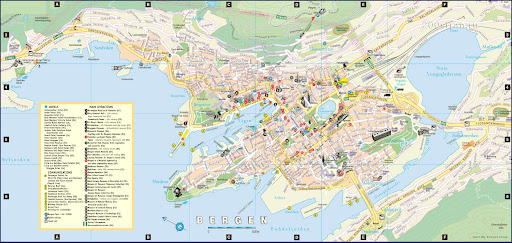
#> input picture Python program/NyBergen.jpg, 512 x 243 px
$ python Del2.py
#> lines starting #> are read from the running program, lines starting #| are printed output that depends on the picture
import math
import numpy as np
import matplotlib.pyplot as plt
from matplotlib.widgets import Slider, RadioButtons
import matplotlib.image as mpimg
import matplotlib.patches as mpatches
import random
from random import randint

# Generer tilfeldig data for et år
def GenereateRandomYearDataList(intencity: float, seed: int = 0) -> list[int]:
#> called with intencity = 1, seed = 2
    if seed != 0:
        random.seed(seed)
    centervals = [200, 150, 100, 75, 75, 75, 50, 75, 100, 150, 200, 250, 300]
    centervals = [x * intencity for x in centervals]
    nox = centervals[0]
    inc = True
    noxList = []
    for index in range(1, 365):
        if randint(1, 100) > 50:
            inc = not inc
        center = centervals[int(index / 30)]
        dx = min(5, max(0.2, nox / center))
        nox = nox + randint(1, 5) / dx if inc else nox - randint(1, 5) * dx
        nox = max(15, nox)
        noxList.append(nox)
    return noxList

# Initialiser data og parametere
days_per_quarter = 90
kron_nox_year = GenereateRandomYearDataList(intencity=1.0, seed=2)
nord_nox_year = GenereateRandomYearDataList(intencity=.3, seed=1)
days_interval = (1, days_per_quarter)
marked_point = (0, 0)

# Sett scroll_start til 1
scroll_start = 1

# Lag figur og akser
fig = plt.figure(figsize=(13, 5))
axNok = fig.add_axes((0.05, 0.1, 0.45, 0.8))
axBergen = fig.add_axes((0.5, 0.1, 0.45, 0.8))

coordinates_Nordnes = (30, 120)
coordinates_Kronstad = (1300, 1400)

# Beregn gjennomsnittsverdi
def calculate_average(data):
    return sum(data) / len(data) if data else 0

# Kalkuler NOX-verdi basert på to målestasjoner
def CalcPointValue(valN, valK):
    distNordnes = math.dist(coordinates_Nordnes, marked_point)
    distKronstad = math.dist(coordinates_Kronstad, marked_point)
    distNordnesKronstad = math.dist(coordinates_Nordnes, coordinates_Kronstad)
    val = (1 - distKronstad / (distKronstad + distNordnes)) * valK + \
          (1 - distNordnes / (distKronstad + distNordnes)) * valN
    val = val * (distNordnesKronstad / (distNordnes + distKronstad)) ** 50
    return val

# Tegner kartet med sirkler på stasjonene
def draw_circles_stations():
    circle = mpatches.Circle((90, 30), 10, color='blue')
    axBergen.add_patch(circle)
    circle = mpatches.Circle((460, 22), 10, color='purple')
    axBergen.add_patch(circle)

# Oppdater grafen med data
def plot_graph():
    axNok.cla()
    axBergen.cla()
    nord_nox = nord_nox_year[days_interval[0]-1:days_interval[1]-1]
    kron_nox = kron_nox_year[days_interval[0]-1:days_interval[1]-1]
    days = len(nord_nox)
    list_days = np.linspace(1, days, days)

    # Beregn gjennomsnitt
    nord_nox_avg = calculate_average(nord_nox)
    kron_nox_avg = calculate_average(kron_nox)

    # Tegn grafene og legg til gjennomsnittsverdiene i legend
    l1, = axNok.plot(list_days, nord_nox, 'blue', label=f"Skuteviken (Gj.snitt: {nord_nox_avg:.2f})")
    l2, = axNok.plot(list_days, kron_nox, 'purple', label=f"StoreLundgårsvann (Gj.snitt: {kron_nox_avg:.2f})")

    # Marker punkt om det finnes
    l3 = None
    if marked_point != (0, 0):
        nox_point = [CalcPointValue(nord_nox[i], kron_nox[i]) for i in range(days)]
        nox_point_avg = calculate_average(nox_point)
        l3, = axNok.plot(list_days, nox_point, 'lightgreen', label=f"Markert punkt (Gj.snitt: {nox_point_avg:.2f})")
        circle = mpatches.Circle((marked_point[0], marked_point[1]), 10, color='lightgreen')
        axBergen.add_patch(circle)

    lines = [l1, l2] if l3 is None else [l1, l2, l3]
    axNok.legend(handles=lines, loc="upper right")

    axNok.set_title("NOX verdier")
    axNok.grid(linestyle='--')
    axBergen.axis('off')
    img = mpimg.imread('NyBergen.jpg')
#> img is the input picture: shape (243, 512, 3); mean R, G, B 211.3, 218.1, 206.2
    img = axBergen.imshow(img)
    axBergen.set_title("Kart Bergen")
    draw_circles_stations()
    plt.draw()

# Oppdater days_interval basert på scrollbar
def update_scroll(val):
    global days_interval
    start_day = int(scroll.val)
    end_day = start_day + days_per_quarter
    days_interval = (start_day, min(end_day, 366))
    plot_graph()

# Initialiser scrollbar med korrekt øvre grense
axScroll = fig.add_axes([0.25, 0.01, 0.5, 0.03], facecolor="lightgrey")
scroll = Slider(axScroll, "Dag", 1, 365, valinit=scroll_start, valstep=1)
scroll.on_changed(update_scroll)

# Håndter klikk på kartet
def on_click(event):
    global marked_point
    if ax := event.inaxes:
        if ax == axBergen:
            marked_point = (event.xdata, event.ydata)
            plot_graph()

plt.connect('button_press_event', on_click)

plot_graph()
plt.show()
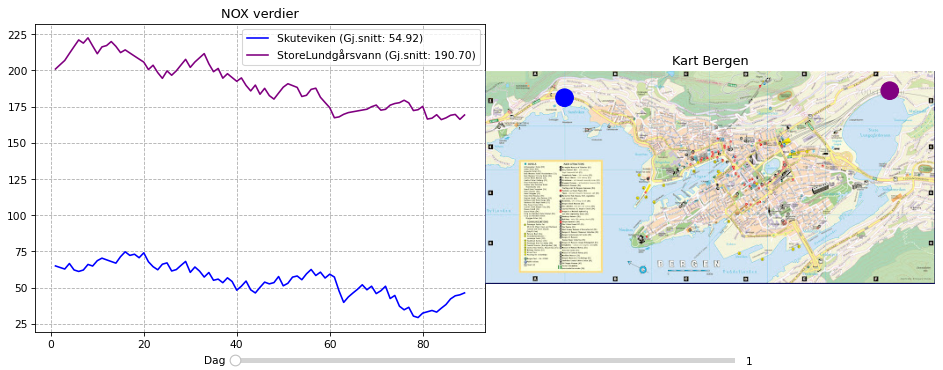
#> figure drawn by matplotlib, 3 panels; panel 1: curve peaks at x = 16, y = 74.76; panel 1: curve peaks at x = 8, y = 222.5
